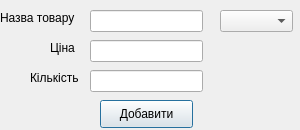
<?xml version="1.0" encoding="UTF-8"?>
<ui version="4.0">
 <class>insertData</class>
 <widget class="QDialog" name="insertData">
  <property name="geometry">
   <rect>
    <x>0</x>
    <y>0</y>
    <width>300</width>
    <height>130</height>
   </rect>
  </property>
  <property name="windowTitle">
   <string>Dialog</string>
  </property>
  <widget class="QPushButton" name="insert">
   <property name="geometry">
    <rect>
     <x>100</x>
     <y>100</y>
     <width>93</width>
     <height>28</height>
    </rect>
   </property>
   <property name="text">
    <string>Добавити</string>
   </property>
  </widget>
  <widget class="QLabel" name="name">
   <property name="geometry">
    <rect>
     <x>0</x>
     <y>10</y>
     <width>81</width>
     <height>16</height>
    </rect>
   </property>
   <property name="text">
    <string>Назва товару</string>
   </property>
  </widget>
  <widget class="QLabel" name="price">
   <property name="geometry">
    <rect>
     <x>50</x>
     <y>40</y>
     <width>31</width>
     <height>16</height>
    </rect>
   </property>
   <property name="text">
    <string>Ціна</string>
   </property>
  </widget>
  <widget class="QLabel" name="count">
   <property name="geometry">
    <rect>
     <x>30</x>
     <y>70</y>
     <width>55</width>
     <height>16</height>
    </rect>
   </property>
   <property name="text">
    <string>Кількість</string>
   </property>
  </widget>
  <widget class="QLineEdit" name="nameLine">
   <property name="geometry">
    <rect>
     <x>90</x>
     <y>10</y>
     <width>113</width>
     <height>22</height>
    </rect>
   </property>
  </widget>
  <widget class="QLineEdit" name="priceLine">
   <property name="geometry">
    <rect>
     <x>90</x>
     <y>40</y>
     <width>113</width>
     <height>22</height>
    </rect>
   </property>
  </widget>
  <widget class="QLineEdit" name="countLine">
   <property name="geometry">
    <rect>
     <x>90</x>
     <y>70</y>
     <width>113</width>
     <height>22</height>
    </rect>
   </property>
  </widget>
  <widget class="QComboBox" name="category">
   <property name="geometry">
    <rect>
     <x>220</x>
     <y>10</y>
     <width>73</width>
     <height>22</height>
    </rect>
   </property>
  </widget>
 </widget>
 <resources/>
 <connections/>
</ui>
